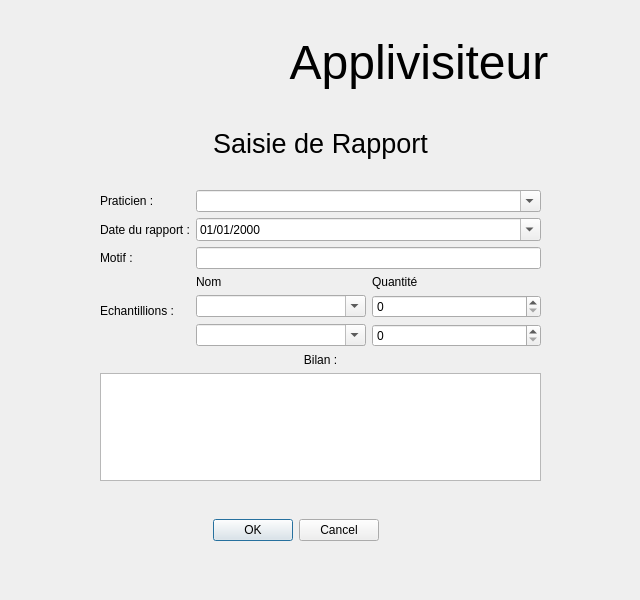
<?xml version="1.0" encoding="UTF-8"?>
<ui version="4.0">
 <class>Dialog</class>
 <widget class="QDialog" name="Dialog">
  <property name="geometry">
   <rect>
    <x>0</x>
    <y>0</y>
    <width>640</width>
    <height>600</height>
   </rect>
  </property>
  <property name="minimumSize">
   <size>
    <width>640</width>
    <height>600</height>
   </size>
  </property>
  <property name="windowTitle">
   <string>Dialog</string>
  </property>
  <widget class="QWidget" name="gridLayoutWidget">
   <property name="geometry">
    <rect>
     <x>0</x>
     <y>123</y>
     <width>641</width>
     <height>41</height>
    </rect>
   </property>
   <layout class="QGridLayout" name="gridLayout_2">
    <item row="0" column="0">
     <widget class="QLabel" name="label_8">
      <property name="font">
       <font>
        <family>Arial</family>
        <pointsize>20</pointsize>
        <weight>50</weight>
        <italic>false</italic>
        <bold>false</bold>
        <underline>false</underline>
        <strikeout>false</strikeout>
       </font>
      </property>
      <property name="autoFillBackground">
       <bool>false</bool>
      </property>
      <property name="text">
       <string>Saisie de Rapport</string>
      </property>
      <property name="scaledContents">
       <bool>false</bool>
      </property>
      <property name="alignment">
       <set>Qt::AlignCenter</set>
      </property>
     </widget>
    </item>
   </layout>
  </widget>
  <widget class="QWidget" name="layoutWidget">
   <property name="geometry">
    <rect>
     <x>0</x>
     <y>0</y>
     <width>641</width>
     <height>124</height>
    </rect>
   </property>
   <layout class="QHBoxLayout" name="horizontalLayout">
    <property name="sizeConstraint">
     <enum>QLayout::SetNoConstraint</enum>
    </property>
    <item>
     <widget class="QLabel" name="label_9">
      <property name="minimumSize">
       <size>
        <width>191</width>
        <height>122</height>
       </size>
      </property>
      <property name="maximumSize">
       <size>
        <width>191</width>
        <height>122</height>
       </size>
      </property>
      <property name="font">
       <font>
        <kerning>true</kerning>
       </font>
      </property>
      <property name="text">
       <string/>
      </property>
      <property name="pixmap">
       <pixmap resource="logoqrc.qrc">:/newPrefix/image/logo.jpg</pixmap>
      </property>
      <property name="scaledContents">
       <bool>true</bool>
      </property>
      <property name="openExternalLinks">
       <bool>false</bool>
      </property>
     </widget>
    </item>
    <item>
     <widget class="QLabel" name="label_10">
      <property name="font">
       <font>
        <family>Arial</family>
        <pointsize>36</pointsize>
        <weight>50</weight>
        <italic>false</italic>
        <bold>false</bold>
        <underline>false</underline>
        <strikeout>false</strikeout>
       </font>
      </property>
      <property name="autoFillBackground">
       <bool>false</bool>
      </property>
      <property name="text">
       <string>Applivisiteur</string>
      </property>
      <property name="scaledContents">
       <bool>false</bool>
      </property>
      <property name="alignment">
       <set>Qt::AlignCenter</set>
      </property>
     </widget>
    </item>
   </layout>
  </widget>
  <widget class="QDialogButtonBox" name="boutonFormulaire">
   <property name="geometry">
    <rect>
     <x>170</x>
     <y>500</y>
     <width>251</width>
     <height>61</height>
    </rect>
   </property>
   <property name="minimumSize">
    <size>
     <width>0</width>
     <height>0</height>
    </size>
   </property>
   <property name="orientation">
    <enum>Qt::Horizontal</enum>
   </property>
   <property name="standardButtons">
    <set>QDialogButtonBox::Cancel|QDialogButtonBox::Ok</set>
   </property>
   <property name="centerButtons">
    <bool>true</bool>
   </property>
  </widget>
  <widget class="QWidget" name="">
   <property name="geometry">
    <rect>
     <x>100</x>
     <y>190</y>
     <width>441</width>
     <height>291</height>
    </rect>
   </property>
   <layout class="QVBoxLayout" name="verticalLayout">
    <item>
     <layout class="QGridLayout" name="gridLayout_3">
      <item row="0" column="0">
       <widget class="QLabel" name="label">
        <property name="text">
         <string>Praticien :</string>
        </property>
       </widget>
      </item>
      <item row="1" column="0">
       <widget class="QLabel" name="label_2">
        <property name="text">
         <string>Date du rapport :</string>
        </property>
       </widget>
      </item>
      <item row="1" column="1">
       <widget class="QDateEdit" name="dateRapport">
        <property name="displayFormat">
         <string>dd/MM/yyyy</string>
        </property>
        <property name="calendarPopup">
         <bool>true</bool>
        </property>
       </widget>
      </item>
      <item row="2" column="0">
       <widget class="QLabel" name="label_3">
        <property name="text">
         <string>Motif :</string>
        </property>
       </widget>
      </item>
      <item row="2" column="1">
       <widget class="QLineEdit" name="motif"/>
      </item>
      <item row="0" column="1">
       <widget class="QComboBox" name="selectionPraticiens">
        <property name="inputMethodHints">
         <set>Qt::ImhNone</set>
        </property>
        <property name="editable">
         <bool>true</bool>
        </property>
       </widget>
      </item>
      <item row="3" column="0">
       <widget class="QLabel" name="label_6">
        <property name="text">
         <string>Echantillions :</string>
        </property>
       </widget>
      </item>
      <item row="3" column="1">
       <layout class="QGridLayout" name="gridLayout">
        <item row="0" column="0">
         <widget class="QLabel" name="label_7">
          <property name="text">
           <string>Nom</string>
          </property>
         </widget>
        </item>
        <item row="0" column="1">
         <widget class="QLabel" name="label_11">
          <property name="text">
           <string>Quantité</string>
          </property>
         </widget>
        </item>
        <item row="1" column="0">
         <widget class="QComboBox" name="selectionPraticiens_2">
          <property name="inputMethodHints">
           <set>Qt::ImhNone</set>
          </property>
          <property name="editable">
           <bool>true</bool>
          </property>
         </widget>
        </item>
        <item row="1" column="1">
         <widget class="QSpinBox" name="spinBox"/>
        </item>
        <item row="2" column="0">
         <widget class="QComboBox" name="selectionPraticiens_3">
          <property name="inputMethodHints">
           <set>Qt::ImhNone</set>
          </property>
          <property name="editable">
           <bool>true</bool>
          </property>
         </widget>
        </item>
        <item row="2" column="1">
         <widget class="QSpinBox" name="spinBox_2"/>
        </item>
       </layout>
      </item>
     </layout>
    </item>
    <item>
     <widget class="QLabel" name="label_4">
      <property name="layoutDirection">
       <enum>Qt::LeftToRight</enum>
      </property>
      <property name="text">
       <string>Bilan :</string>
      </property>
      <property name="scaledContents">
       <bool>false</bool>
      </property>
      <property name="alignment">
       <set>Qt::AlignCenter</set>
      </property>
     </widget>
    </item>
    <item>
     <widget class="QPlainTextEdit" name="bilan"/>
    </item>
   </layout>
  </widget>
 </widget>
 <resources>
  <include location="logoqrc.qrc"/>
  <include location="logoqrc.qrc"/>
 </resources>
 <connections/>
</ui>
